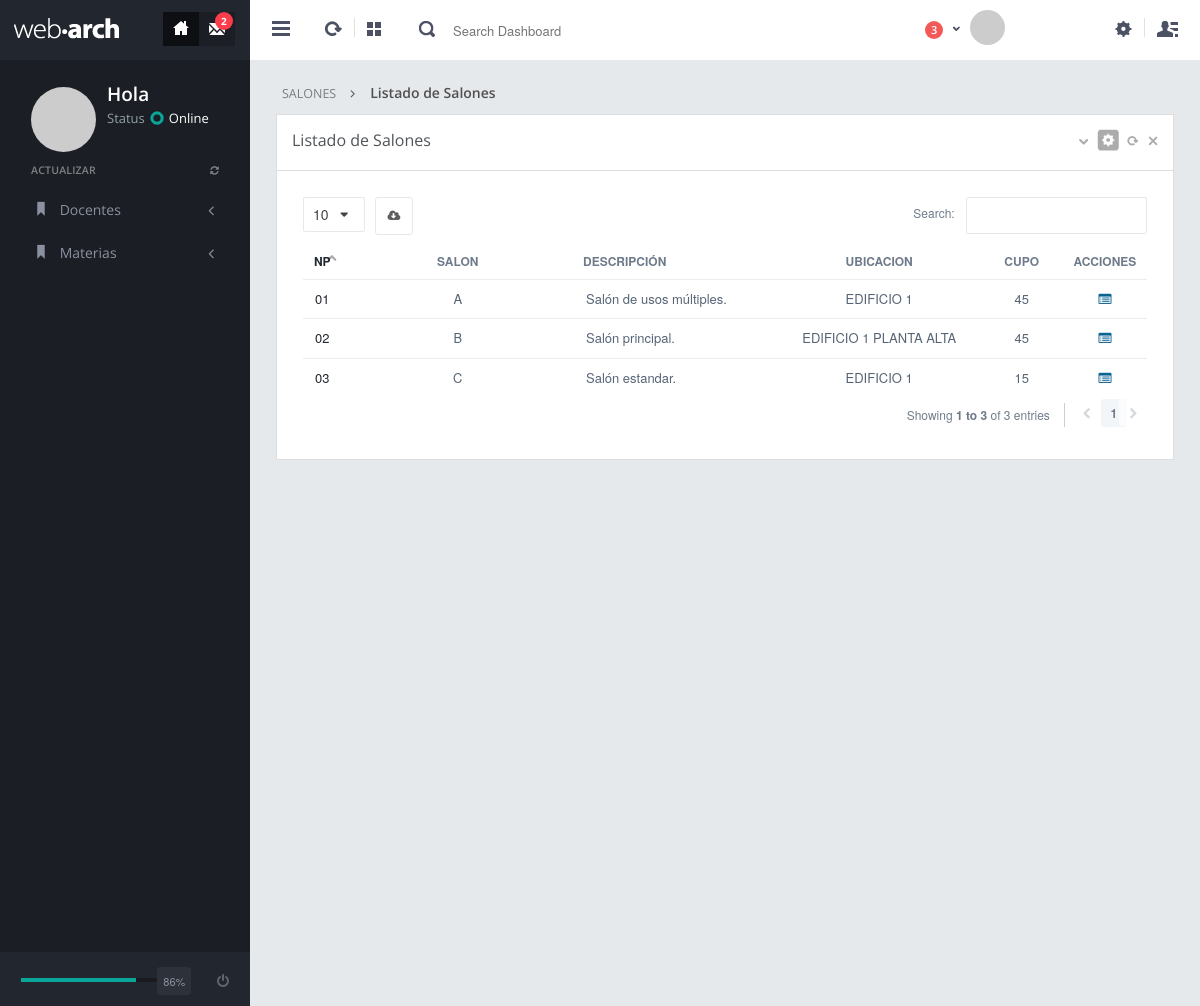
Page /salonesxlistado.php on the committed database.
### tables this page shows
CREATE TABLE `salon` (
  `idsalon` int(11) NOT NULL AUTO_INCREMENT,
  `fh` timestamp NOT NULL DEFAULT CURRENT_TIMESTAMP,
  `salon` varchar(50) NOT NULL,
  `descripcion` varchar(500) NOT NULL,
  `ubicacion` varchar(500) NOT NULL,
  `cupo` int(11) NOT NULL,
  `activo` tinyint(1) NOT NULL DEFAULT '1',
  PRIMARY KEY (`idsalon`)
);

### clases/cnx.php (called while the page is built)
<?php
return array(
    'db' => array(
        'dsn' => 'mysql:host=localhost;dbname=ittg_sia',
        'username' => 'sia_root',
        'password' => 'sia_password',
        'prefix' => null,
        'collation' => 'utf8',
        'options' => array(PDO::ATTR_ERRMODE => PDO::ERRMODE_WARNING)
    	),
    'dummy' => null,
    'otro' => 'aqui valor de la configuración'
	);
?>

### clases/config.php (called while the page is built, shortened)
<?php
class Config{
    private static $_instance = null;
    public $options = array();
    private function __construct($filepath){
        $this->options = include $filepath;
    	}
    public static function getInstance($filepath = 'cnx.php'){
        if (!isset(self::$_instance)){
            self::$_instance = new self($filepath);
        	}
        return self::$_instance;
    	}
    public function __get($key){
        if (isset($this->options[$key])){
            return $this->options[$key];
        	}
		else{
            trigger_error("la variable $key no existe!", E_USER_NOTICE);
        	}
    	}
	}
?>

### clases/db.php (called while the page is built, shortened)
<?php
class Db{
    private static $link = null;
    private static function getLink(){
        if (self :: $link){
            return self :: $link;
        	}
        $config = Config::getInstance();
        self :: $link = new PDO ($config->db['dsn'],
								 $config->db['username'],
								 $config->db['password'],
								 $config->db['options']);
        self :: $link->exec("SET NAMES utf8");
        self :: $link->exec("SET CHARACTER SET utf8");
        return self :: $link;
	    }
    public static function __callStatic($name, $args){
        $callback = array(self :: getLink(), $name);
        return call_user_func_array($callback, $args);
    	}
	}
?>

### clases/salon.php (called while the page is built, shortened)
<?php
class Salon{
    public function getListadoSalones(){
        $stmt = Db::prepare("SELECT * FROM salon");
        $stmt->execute();
        return $stmt->fetchAll(PDO::FETCH_ASSOC);
    	}
	}
?>

### clases/permiso.php (called while the page is built, shortened)
<?php
class Permiso{
public function validar($idmodulo,$idusuario){
		$permiso = 0;
        $stmt = Db::prepare("SELECT admpermiso.fkmodulo FROM admusuariogrupo
								INNER JOIN admpermiso ON admusuariogrupo.fkgrupo = admpermiso.fkgrupo
								WHERE admpermiso.fkmodulo = :idmodulo AND admusuariogrupo.fkusuario = :idusuario
								AND admpermiso.activo = 1 AND admusuariogrupo.activo = 1");
        $stmt->bindParam(':idmodulo', $idmodulo);
		$stmt->bindParam(':idusuario', $idusuario);
        $stmt->execute();
		$datos = $stmt->fetchAll(PDO::FETCH_ASSOC);
        $stmt = Db::prepare("SELECT fkmodulo FROM admusuariomodulo
								WHERE fkmodulo = :idmodulo AND fkusuario = :idusuario AND activo = 1");
        $stmt->bindParam(':idmodulo', $idmodulo);
		$stmt->bindParam(':idusuario', $idusuario);
        $stmt->execute();
		$datos = $stmt->fetchAll(PDO::FETCH_ASSOC);
		if($permiso == 0){
			return FALSE;
			}
    	}
	}
?>

### salonesxlistado.php (the view, shortened to what this page needs)
<?php
require 'clases/config.php';
require 'clases/db.php';
require 'clases/salon.php';
require 'clases/permiso.php';
$objP = new Permiso();
$obj = new Salon();
$datos = $obj->getListadoSalones();
$listado = count($datos);
?>
<!DOCTYPE html>
<html>
<head>
<link href="assets/plugins/bootstrap-select2/select2.css" rel="stylesheet" type="text/css" media="screen"/>
<link href="assets/plugins/jquery-slider/css/jquery.sidr.light.css" rel="stylesheet" type="text/css" media="screen"/>
<link href="assets/plugins/jquery-datatable/css/jquery.dataTables.css" rel="stylesheet" type="text/css"/>
<link href="assets/plugins/boostrap-checkbox/css/bootstrap-checkbox.css" rel="stylesheet" type="text/css" media="screen"/>
<link href="assets/plugins/datatables-responsive/css/datatables.responsive.css" rel="stylesheet" type="text/css" media="screen"/>
<link href="assets/plugins/boostrapv3/css/bootstrap.min.css" rel="stylesheet" type="text/css"/>
<link href="assets/plugins/boostrapv3/css/bootstrap-theme.min.css" rel="stylesheet" type="text/css"/>
<link href="assets/plugins/font-awesome/css/font-awesome.css" rel="stylesheet" type="text/css"/>
<link href="assets/css/animate.min.css" rel="stylesheet" type="text/css"/>
<link href="assets/css/style.css" rel="stylesheet" type="text/css"/>
<link href="assets/css/responsive.css" rel="stylesheet" type="text/css"/>
<link href="assets/css/custom-icon-set.css" rel="stylesheet" type="text/css"/>
</head>
<body class="">
	<?php include('_header.php'); ?>
<div class="page-container row-fluid">
	<?php include('_sidebarxl.php'); ?>
  <div class="page-content">
    <div class="content">
      <ul class="breadcrumb">
        <li>
          <p>SALONES</p>
        </li>
        <li><a href="#" class="active">Listado de Salones</a> </li>
      </ul>
      <div class="row-fluid">
        <div class="span12">
          <div class="grid simple ">
            <div class="grid-title">
              <h4>Listado de Salones <span class="semi-bold"></span></h4>
              <div class="tools"> <a href="javascript:;" class="collapse"></a> <a href="#grid-config" data-toggle="modal" class="config"></a> <a href="javascript:;" class="reload"></a> <a href="javascript:;" class="remove"></a> </div>
            </div>
            <div class="grid-body ">
                <table class="table table-hover table-condensed" id="example">
                  <thead>
                    <tr>
                      <th class="text-center" style="width:1%">NP</th>
                      <th class="text-center" style="width:29%">Salon</th>
                      <th style="width:25%" data-hide="phone,tablet">Descripción</th>
                      <th class="text-center" style="width:25%" data-hide="phone,tablet">Ubicacion</th>
                      <th class="text-center" style="width:10%" data-hide="phone,tablet">Cupo</th>
                      <th class="text-center" style="width:10%" data-hide="phone,tablet">Acciones</th>
                    </tr>
                  </thead>
                  <tbody>
					<?php
                    for($i=0; $i<$listado; $i++){
                        $np = $i + 1;
						$np=sprintf("%02d",$np);
						echo "<tr>";
						echo "<td><span>".$np."</span></td>";
                        echo "<td align='center'><span>".$datos[$i]['salon']."</span></td>";
                        echo "<td><span>".$datos[$i]['descripcion']."</span></td>";
                        echo "<td align='center'><span>".$datos[$i]['ubicacion']."</span></td>";
                        echo "<td align='center'><span>".$datos[$i]['cupo']."</span></td>";
                        echo "<td align='center'>
							<a href='#' title='Detalle'><i class='fa fa-list-alt'></i></a>
							</td>";
                        echo "</tr>";
                        }
                    ?>
                  </tbody>
                </table>
            </div>
          </div>
        </div>
      </div>
  </div>
</div>
</body>
</html>

### assets/css/responsive.css (style rules this page uses)
@media (min-width: 980px) { .page-content { margin-left: 250px; min-height: 1006px; } }

### rows in the picture
salon: np "01", salon "A", descripcion "Salón de usos múltiples.", ubicacion "EDIFICIO 1", cupo "45"
salon: np "02", salon "B", descripcion "Salón principal.", ubicacion "EDIFICIO 1 PLANTA ALTA", cupo "45"
salon: np "03", salon "C", descripcion "Salón estandar.", ubicacion "EDIFICIO 1", cupo "15"
